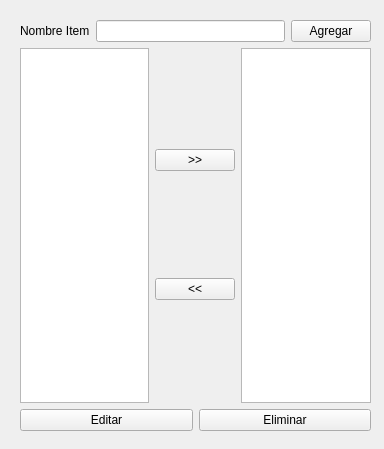
<?xml version="1.0" encoding="UTF-8"?>
<ui version="4.0">
 <class>MainWindow</class>
 <widget class="QMainWindow" name="MainWindow">
  <property name="geometry">
   <rect>
    <x>0</x>
    <y>0</y>
    <width>384</width>
    <height>449</height>
   </rect>
  </property>
  <property name="windowTitle">
   <string>MainWindow</string>
  </property>
  <widget class="QWidget" name="centralwidget">
   <widget class="QWidget" name="verticalLayoutWidget">
    <property name="geometry">
     <rect>
      <x>20</x>
      <y>20</y>
      <width>351</width>
      <height>411</height>
     </rect>
    </property>
    <layout class="QVBoxLayout" name="verticalLayout">
     <item>
      <layout class="QHBoxLayout" name="horizontalLayout">
       <item>
        <widget class="QLabel" name="lb_nombreitem">
         <property name="text">
          <string>Nombre Item</string>
         </property>
        </widget>
       </item>
       <item>
        <widget class="QLineEdit" name="nombre"/>
       </item>
       <item>
        <widget class="QPushButton" name="agregar">
         <property name="text">
          <string>Agregar</string>
         </property>
        </widget>
       </item>
      </layout>
     </item>
     <item>
      <layout class="QHBoxLayout" name="horizontalLayout_4">
       <item>
        <widget class="QListWidget" name="lista_izq"/>
       </item>
       <item>
        <layout class="QVBoxLayout" name="verticalLayout_2">
         <item>
          <widget class="QPushButton" name="btn_derecha">
           <property name="text">
            <string>&gt;&gt;</string>
           </property>
          </widget>
         </item>
         <item>
          <widget class="QPushButton" name="regresar">
           <property name="text">
            <string>&lt;&lt;</string>
           </property>
          </widget>
         </item>
        </layout>
       </item>
       <item>
        <widget class="QListWidget" name="lista_derecha"/>
       </item>
      </layout>
     </item>
     <item>
      <layout class="QHBoxLayout" name="horizontalLayout_2">
       <item>
        <widget class="QPushButton" name="editar">
         <property name="text">
          <string>Editar</string>
         </property>
        </widget>
       </item>
       <item>
        <widget class="QPushButton" name="eliminar">
         <property name="text">
          <string>Eliminar</string>
         </property>
        </widget>
       </item>
      </layout>
     </item>
    </layout>
   </widget>
  </widget>
 </widget>
 <resources/>
 <connections/>
</ui>
